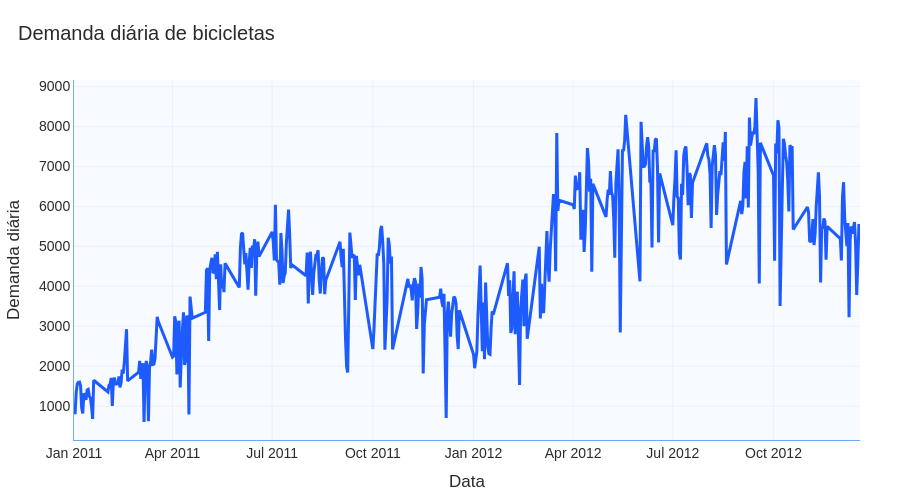

Write notebook code for a chart like this one.
### Markdown cell above
### 06.03 Visualizar série

### Code cell
fig = grafico_linha_padrao(
    df=serie_diaria,
    x="data_hora",
    y="demanda",
    titulo="Demanda diária de bicicletas",
    labels={
        "data_hora": "Data",
        "demanda": "Demanda diária"
    },
    altura=500
)

fig.show()

### Figure 1 — Plotly figure (JSON) as saved in the notebook; plotly's stock layout.template omitted (floating-point values rounded to 4 significant figures; data arrays with more than 128 entries replaced by an {"elided": "..."} marker saying what was removed)
{"data": [{"hovertemplate": "Data=%{x}<br>Demanda diária=%{y}<extra></extra>", "legendgroup": "", "line": {"color": "#1D5BFF", "dash": "solid", "width": 3}, "marker": {"symbol": "circle"}, "mode": "lines", "name": "", "orientation": "v", "showlegend": false, "type": "scatter", "x": {"elided": "456 str values"}, "xaxis": "x", "y": {"elided": "456 int values"}, "yaxis": "y"}], "layout": {"colorway": ["#1D5BFF", "#123C8C", "#6FA8FF", "#4C78A8", "#7DA6FF", "#9EC5FF"], "font": {"color": "#2B2B2B", "family": "Arial, sans-serif", "size": 14}, "height": 500, "hovermode": "x unified", "legend": {"orientation": "h", "tracegroupgap": 0, "x": 1, "xanchor": "right", "y": 1.02, "yanchor": "bottom"}, "margin": {"b": 60, "l": 60, "r": 40, "t": 80}, "paper_bgcolor": "#FFFFFF", "plot_bgcolor": "#F7FAFF", "title": {"text": "Demanda diária de bicicletas", "x": 0.02}, "xaxis": {"anchor": "y", "domain": [0, 1], "gridcolor": "#EAF2FF", "linecolor": "#6FA8FF", "showgrid": true, "tickfont": {"color": "#2B2B2B"}, "title": {"font": {"color": "#2B2B2B"}, "text": "Data"}}, "yaxis": {"anchor": "x", "domain": [0, 1], "gridcolor": "#EAF2FF", "linecolor": "#6FA8FF", "showgrid": true, "tickfont": {"color": "#2B2B2B"}, "title": {"font": {"color": "#2B2B2B"}, "text": "Demanda diária"}}}}
